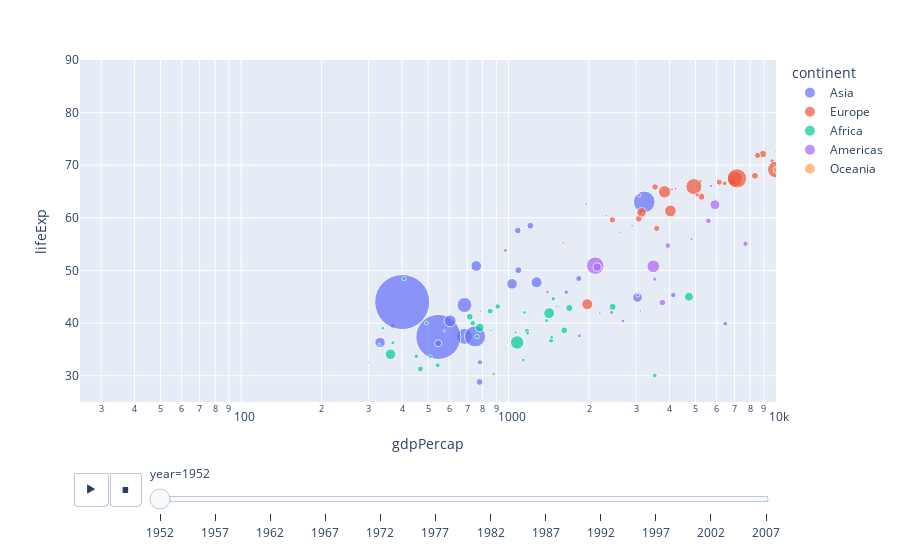

Source (notebook cell):
### Code cell
fig=px.scatter(gapminder, x='gdpPercap',y='lifeExp',color='continent',
               size='pop', size_max=60, hover_name='country',log_x=True, animation_frame='year',
                animation_group='country', range_x=[25,10000],range_y=[25,90] )
fig.show()

### Figure 1 — Plotly figure (JSON) as saved in the notebook; plotly's stock layout.template omitted (floating-point values rounded to 4 significant figures)
{"data": [{"hovertemplate": "<b>%{hovertext}</b><br><br>continent=Asia<br>year=1952<br>gdpPercap=%{x}<br>lifeExp=%{y}<br>pop=%{marker.size}<extra></extra>", "hovertext": ["Afghanistan", "Bahrain", "Bangladesh", "Cambodia", "China", "Hong Kong, China", "India", "Indonesia", "Iran", "Iraq", "Israel", "Japan", "Jordan", "Korea, Dem. Rep.", "Korea, Rep.", "Kuwait", "Lebanon", "Malaysia", "Mongolia", "Myanmar", "Nepal", "Oman", "Pakistan", "Philippines", "Saudi Arabia", "Singapore", "Sri Lanka", "Syria", "Taiwan", "Thailand", "Vietnam", "West Bank and Gaza", "Yemen, Rep."], "ids": ["Afghanistan", "Bahrain", "Bangladesh", "Cambodia", "China", "Hong Kong, China", "India", "Indonesia", "Iran", "Iraq", "Israel", "Japan", "Jordan", "Korea, Dem. Rep.", "Korea, Rep.", "Kuwait", "Lebanon", "Malaysia", "Mongolia", "Myanmar", "Nepal", "Oman", "Pakistan", "Philippines", "Saudi Arabia", "Singapore", "Sri Lanka", "Syria", "Taiwan", "Thailand", "Vietnam", "West Bank and Gaza", "Yemen, Rep."], "legendgroup": "Asia", "marker": {"color": "#636efa", "size": [8425333, 120447, 46886859, 4693836, 556263527, 2125900, 372000000, 82052000, 17272000, 5441766, 1620914, 86459025, 607914, 8865488, 20947571, 160000, 1439529, 6748378, 800663, 20092996, 9182536, 507833, 41346560, 22438691, 4005677, 1127000, 7982342, 3661549, 8550362, 21289402, 26246839, 1030585, 4963829], "sizemode": "area", "sizeref": 366300.0, "symbol": "circle"}, "mode": "markers", "name": "Asia", "orientation": "v", "showlegend": true, "type": "scatter", "x": [779.4, 9867.0, 684.2, 368.5, 400.4, 3054.0, 546.6, 749.7, 3035.0, 4130.0, 4087.0, 3217.0, 1547.0, 1088.0, 1031.0, 108400.0, 4835.0, 1831.0, 786.6, 331, 545.9, 1828.0, 684.6, 1273.0, 6460.0, 2315.0, 1084.0, 1643.0, 1207.0, 757.8, 605.1, 1516.0, 781.7], "xaxis": "x", "y": [28.8, 50.94, 37.48, 39.42, 44, 60.96, 37.37, 37.47, 44.87, 45.32, 65.39, 63.03, 43.16, 50.06, 47.45, 55.56, 55.93, 48.46, 42.24, 36.32, 36.16, 37.58, 43.44, 47.75, 39.88, 60.4, 57.59, 45.88, 58.5, 50.85, 40.41, 43.16, 32.55], "yaxis": "y"}, {"hovertemplate": "<b>%{hovertext}</b><br><br>continent=Europe<br>year=1952<br>gdpPercap=%{x}<br>lifeExp=%{y}<br>pop=%{marker.size}<extra></extra>", "hovertext": ["Albania", "Austria", "Belgium", "Bosnia and Herzegovina", "Bulgaria", "Croatia", "Czech Republic", "Denmark", "Finland", "France", "Germany", "Greece", "Hungary", "Iceland", "Ireland", "Italy", "Montenegro", "Netherlands", "Norway", "Poland", "Portugal", "Romania", "Serbia", "Slovak Republic", "Slovenia", "Spain", "Sweden", "Switzerland", "Turkey", "United Kingdom"], "ids": ["Albania", "Austria", "Belgium", "Bosnia and Herzegovina", "Bulgaria", "Croatia", "Czech Republic", "Denmark", "Finland", "France", "Germany", "Greece", "Hungary", "Iceland", "Ireland", "Italy", "Montenegro", "Netherlands", "Norway", "Poland", "Portugal", "Romania", "Serbia", "Slovak Republic", "Slovenia", "Spain", "Sweden", "Switzerland", "Turkey", "United Kingdom"], "legendgroup": "Europe", "marker": {"color": "#EF553B", "size": [1282697, 6927772, 8730405, 2791000, 7274900, 3882229, 9125183, 4334000, 4090500, 42459667, 69145952, 7733250, 9504000, 147962, 2952156, 47666000, 413834, 10381988, 3327728, 25730551, 8526050, 16630000, 6860147, 3558137, 1489518, 28549870, 7124673, 4815000, 22235677, 50430000], "sizemode": "area", "sizeref": 366300.0, "symbol": "circle"}, "mode": "markers", "name": "Europe", "orientation": "v", "showlegend": true, "type": "scatter", "x": [1601.0, 6137.0, 8343.0, 973.5, 2444.0, 3119.0, 6876.0, 9692.0, 6425.0, 7030.0, 7144.0, 3531.0, 5264.0, 7268.0, 5210.0, 4931.0, 2648.0, 8942.0, 10100.0, 4029.0, 3068.0, 3145.0, 3581.0, 5075.0, 4215.0, 3834.0, 8528.0, 14730.0, 1969.0, 9980.0], "xaxis": "x", "y": [55.23, 66.8, 68, 53.82, 59.6, 61.21, 66.87, 70.78, 66.55, 67.41, 67.5, 65.86, 64.03, 72.49, 66.91, 65.94, 59.16, 72.13, 72.67, 61.31, 59.82, 61.05, 58.0, 64.36, 65.57, 64.94, 71.86, 69.62, 43.59, 69.18], "yaxis": "y"}, {"hovertemplate": "<b>%{hovertext}</b><br><br>continent=Africa<br>year=1952<br>gdpPercap=%{x}<br>lifeExp=%{y}<br>pop=%{marker.size}<extra></extra>", "hovertext": ["Algeria", "Angola", "Benin", "Botswana", "Burkina Faso", "Burundi", "Cameroon", "Central African Republic", "Chad", "Comoros", "Congo, Dem. Rep.", "Congo, Rep.", "Cote d'Ivoire", "Djibouti", "Egypt", "Equatorial Guinea", "Eritrea", "Ethiopia", "Gabon", "Gambia", "Ghana", "Guinea", "Guinea-Bissau", "Kenya", "Lesotho", "Liberia", "Libya", "Madagascar", "Malawi", "Mali", "Mauritania", "Mauritius", "Morocco", "Mozambique", "Namibia", "Niger", "Nigeria", "Reunion", "Rwanda", "Sao Tome and Principe", "Senegal", "Sierra Leone", "Somalia", "South Africa", "Sudan", "Swaziland", "Tanzania", "Togo", "Tunisia", "Uganda", "Zambia", "Zimbabwe"], "ids": ["Algeria", "Angola", "Benin", "Botswana", "Burkina Faso", "Burundi", "Cameroon", "Central African Republic", "Chad", "Comoros", "Congo, Dem. Rep.", "Congo, Rep.", "Cote d'Ivoire", "Djibouti", "Egypt", "Equatorial Guinea", "Eritrea", "Ethiopia", "Gabon", "Gambia", "Ghana", "Guinea", "Guinea-Bissau", "Kenya", "Lesotho", "Liberia", "Libya", "Madagascar", "Malawi", "Mali", "Mauritania", "Mauritius", "Morocco", "Mozambique", "Namibia", "Niger", "Nigeria", "Reunion", "Rwanda", "Sao Tome and Principe", "Senegal", "Sierra Leone", "Somalia", "South Africa", "Sudan", "Swaziland", "Tanzania", "Togo", "Tunisia", "Uganda", "Zambia", "Zimbabwe"], "legendgroup": "Africa", "marker": {"color": "#00cc96", "size": [9279525, 4232095, 1738315, 442308, 4469979, 2445618, 5009067, 1291695, 2682462, 153936, 14100005, 854885, 2977019, 63149, 22223309, 216964, 1438760, 20860941, 420702, 284320, 5581001, 2664249, 580653, 6464046, 748747, 863308, 1019729, 4762912, 2917802, 3838168, 1022556, 516556, 9939217, 6446316, 485831, 3379468, 33119096, 257700, 2534927, 60011, 2755589, 2143249, 2526994, 14264935, 8504667, 290243, 8322925, 1219113, 3647735, 5824797, 2672000, 3080907], "sizemode": "area", "sizeref": 366300.0, "symbol": "circle"}, "mode": "markers", "name": "Africa", "orientation": "v", "showlegend": true, "type": "scatter", "x": [2449.0, 3521.0, 1063.0, 851.2, 543.3, 339.3, 1173.0, 1071.0, 1179.0, 1103.0, 780.5, 2126.0, 1389.0, 2670.0, 1419.0, 375.6, 328.9, 362.1, 4293.0, 485.2, 911.3, 510.2, 299.9, 853.5, 298.8, 575.6, 2388.0, 1443.0, 369.2, 452.3, 743.1, 1968.0, 1688.0, 468.5, 2424.0, 761.9, 1077.0, 2719.0, 493.3, 879.6, 1450.0, 879.8, 1136.0, 4725.0, 1616.0, 1148.0, 716.7, 859.8, 1468.0, 734.8, 1147.0, 406.9], "xaxis": "x", "y": [43.08, 30.02, 38.22, 47.62, 31.98, 39.03, 38.52, 35.46, 38.09, 40.72, 39.14, 42.11, 40.48, 34.81, 41.89, 34.48, 35.93, 34.08, 37.0, 30, 43.15, 33.61, 32.5, 42.27, 42.14, 38.48, 42.72, 36.68, 36.26, 33.69, 40.54, 50.99, 42.87, 31.29, 41.73, 37.44, 36.32, 52.72, 40, 46.47, 37.28, 30.33, 32.98, 45.01, 38.63, 41.41, 41.22, 38.6, 44.6, 39.98, 42.04, 48.45], "yaxis": "y"}, {"hovertemplate": "<b>%{hovertext}</b><br><br>continent=Americas<br>year=1952<br>gdpPercap=%{x}<br>lifeExp=%{y}<br>pop=%{marker.size}<extra></extra>", "hovertext": ["Argentina", "Bolivia", "Brazil", "Canada", "Chile", "Colombia", "Costa Rica", "Cuba", "Dominican Republic", "Ecuador", "El Salvador", "Guatemala", "Haiti", "Honduras", "Jamaica", "Mexico", "Nicaragua", "Panama", "Paraguay", "Peru", "Puerto Rico", "Trinidad and Tobago", "United States", "Uruguay", "Venezuela"], "ids": ["Argentina", "Bolivia", "Brazil", "Canada", "Chile", "Colombia", "Costa Rica", "Cuba", "Dominican Republic", "Ecuador", "El Salvador", "Guatemala", "Haiti", "Honduras", "Jamaica", "Mexico", "Nicaragua", "Panama", "Paraguay", "Peru", "Puerto Rico", "Trinidad and Tobago", "United States", "Uruguay", "Venezuela"], "legendgroup": "Americas", "marker": {"color": "#ab63fa", "size": [17876956, 2883315, 56602560, 14785584, 6377619, 12350771, 926317, 6007797, 2491346, 3548753, 2042865, 3146381, 3201488, 1517453, 1426095, 30144317, 1165790, 940080, 1555876, 8025700, 2227000, 662850, 157553000, 2252965, 5439568], "sizemode": "area", "sizeref": 366300.0, "symbol": "circle"}, "mode": "markers", "name": "Americas", "orientation": "v", "showlegend": true, "type": "scatter", "x": [5911.0, 2677.0, 2109.0, 11370.0, 3940.0, 2144.0, 2627.0, 5587.0, 1398.0, 3522.0, 3048.0, 2428.0, 1840.0, 2195.0, 2899.0, 3478.0, 3112.0, 2480.0, 1952.0, 3759.0, 3082.0, 3023.0, 13990.0, 5717.0, 7690.0], "xaxis": "x", "y": [62.48, 40.41, 50.92, 68.75, 54.74, 50.64, 57.21, 59.42, 45.93, 48.36, 45.26, 42.02, 37.58, 41.91, 58.53, 50.79, 42.31, 55.19, 62.65, 43.9, 64.28, 59.1, 68.44, 66.07, 55.09], "yaxis": "y"}, {"hovertemplate": "<b>%{hovertext}</b><br><br>continent=Oceania<br>year=1952<br>gdpPercap=%{x}<br>lifeExp=%{y}<br>pop=%{marker.size}<extra></extra>", "hovertext": ["Australia", "New Zealand"], "ids": ["Australia", "New Zealand"], "legendgroup": "Oceania", "marker": {"color": "#FFA15A", "size": [8691212, 1994794], "sizemode": "area", "sizeref": 366300.0, "symbol": "circle"}, "mode": "markers", "name": "Oceania", "orientation": "v", "showlegend": true, "type": "scatter", "x": [10040.0, 10560.0], "xaxis": "x", "y": [69.12, 69.39], "yaxis": "y"}], "layout": {"autosize": true, "legend": {"itemsizing": "constant", "title": {"text": "continent"}, "tracegroupgap": 0}, "margin": {"t": 60}, "sliders": [{"active": 0, "currentvalue": {"prefix": "year="}, "len": 0.9, "pad": {"b": 10, "t": 60}, "steps": [{"args": [["1952"], {"frame": {"duration": 0, "redraw": false}, "fromcurrent": true, "mode": "immediate", "transition": {"duration": 0, "easing": "linear"}}], "label": "1952", "method": "animate"}, {"args": [["1957"], {"frame": {"duration": 0, "redraw": false}, "fromcurrent": true, "mode": "immediate", "transition": {"duration": 0, "easing": "linear"}}], "label": "1957", "method": "animate"}, {"args": [["1962"], {"frame": {"duration": 0, "redraw": false}, "fromcurrent": true, "mode": "immediate", "transition": {"duration": 0, "easing": "linear"}}], "label": "1962", "method": "animate"}, {"args": [["1967"], {"frame": {"duration": 0, "redraw": false}, "fromcurrent": true, "mode": "immediate", "transition": {"duration": 0, "easing": "linear"}}], "label": "1967", "method": "animate"}, {"args": [["1972"], {"frame": {"duration": 0, "redraw": false}, "fromcurrent": true, "mode": "immediate", "transition": {"duration": 0, "easing": "linear"}}], "label": "1972", "method": "animate"}, {"args": [["1977"], {"frame": {"duration": 0, "redraw": false}, "fromcurrent": true, "mode": "immediate", "transition": {"duration": 0, "easing": "linear"}}], "label": "1977", "method": "animate"}, {"args": [["1982"], {"frame": {"duration": 0, "redraw": false}, "fromcurrent": true, "mode": "immediate", "transition": {"duration": 0, "easing": "linear"}}], "label": "1982", "method": "animate"}, {"args": [["1987"], {"frame": {"duration": 0, "redraw": false}, "fromcurrent": true, "mode": "immediate", "transition": {"duration": 0, "easing": "linear"}}], "label": "1987", "method": "animate"}, {"args": [["1992"], {"frame": {"duration": 0, "redraw": false}, "fromcurrent": true, "mode": "immediate", "transition": {"duration": 0, "easing": "linear"}}], "label": "1992", "method": "animate"}, {"args": [["1997"], {"frame": {"duration": 0, "redraw": false}, "fromcurrent": true, "mode": "immediate", "transition": {"duration": 0, "easing": "linear"}}], "label": "1997", "method": "animate"}, {"args": [["2002"], {"frame": {"duration": 0, "redraw": false}, "fromcurrent": true, "mode": "immediate", "transition": {"duration": 0, "easing": "linear"}}], "label": "2002", "method": "animate"}, {"args": [["2007"], {"frame": {"duration": 0, "redraw": false}, "fromcurrent": true, "mode": "immediate", "transition": {"duration": 0, "easing": "linear"}}], "label": "2007", "method": "animate"}], "x": 0.1, "xanchor": "left", "y": 0, "yanchor": "top"}], "updatemenus": [{"buttons": [{"args": [null, {"frame": {"duration": 500, "redraw": false}, "fromcurrent": true, "mode": "immediate", "transition": {"duration": 500, "easing": "linear"}}], "label": "&#9654;", "method": "animate"}, {"args": [[null], {"frame": {"duration": 0, "redraw": false}, "fromcurrent": true, "mode": "immediate", "transition": {"duration": 0, "easing": "linear"}}], "label": "&#9724;", "method": "animate"}], "direction": "left", "pad": {"r": 10, "t": 70}, "showactive": false, "type": "buttons", "x": 0.1, "xanchor": "right", "y": 0, "yanchor": "top"}], "xaxis": {"anchor": "y", "domain": [0, 1], "range": [1.398, 4], "title": {"text": "gdpPercap"}, "type": "log"}, "yaxis": {"anchor": "x", "domain": [0, 1], "range": [25, 90], "title": {"text": "lifeExp"}, "type": "linear"}}}
